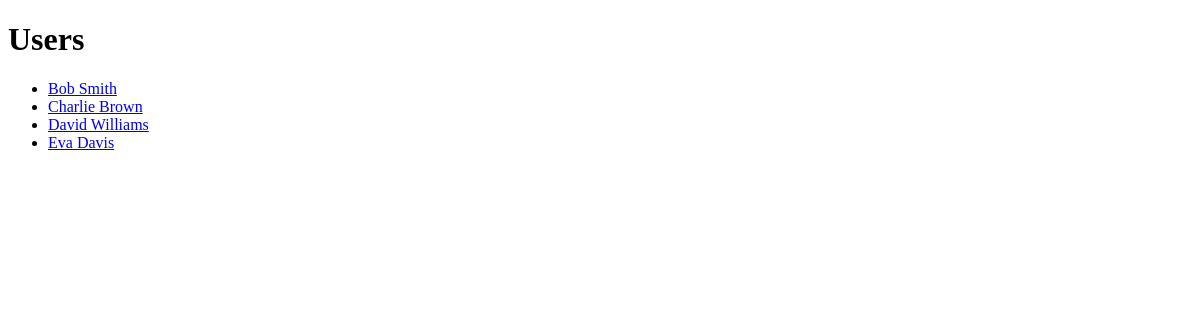
/users, run on an earlier commit of the app's database.
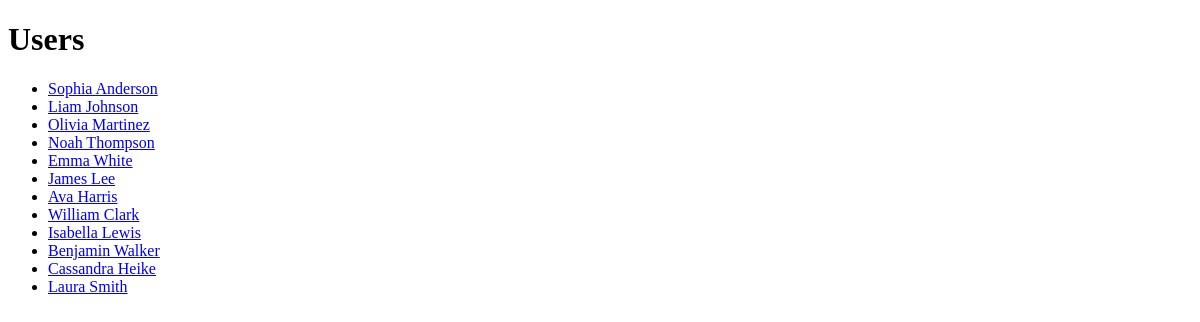
And on a later commit of the database.
### tables this page shows
CREATE TABLE users(
	id INTEGER PRIMARY KEY AUTOINCREMENT,
	name VARCHAR(255) UNIQUE NOT NULL
);

### app.py (the view)
@app.route('/users')
def list_users():
    users = data_manager.get_all_users()
    return render_template('users.html', users=users)

### datamanager/sqlite_data_manager.py (called while the page is built)
    def get_all_users(self):
        with self._engine.connect() as connection:
            result = connection.execute(text("SELECT * FROM users"))
            users_list = []
            for row in result:
                users_list.append({"name": row.name, "id": row.id})
            return users_list

### templates/users.html (shortened to what this page needs)
<!DOCTYPE html>
<html lang="en">
<head>
</head>
<body>
    <h1>Users</h1>
    <ul>
        {% for user in users %}
            <li><a href="{{ url_for('get_user_movies', user_id=user['id']) }}">{{ user["name"] }}</a></li>
        {% endfor %}
    </ul>
</body>
</html>

What changed in the data, as far as the page shows it:
added users: name "Sophia Anderson"
changed users: name "Bob Smith" → "Liam Johnson"
changed users: name "Charlie Brown" → "Olivia Martinez"
changed users: name "David Williams" → "Noah Thompson"
changed users: name "Eva Davis" → "Emma White"
added users: name "James Lee"
added users: name "Ava Harris"
added users: name "William Clark"
added users: name "Isabella Lewis"
added users: name "Benjamin Walker"
added users: name "Cassandra Heike"
added users: name "Laura Smith"
